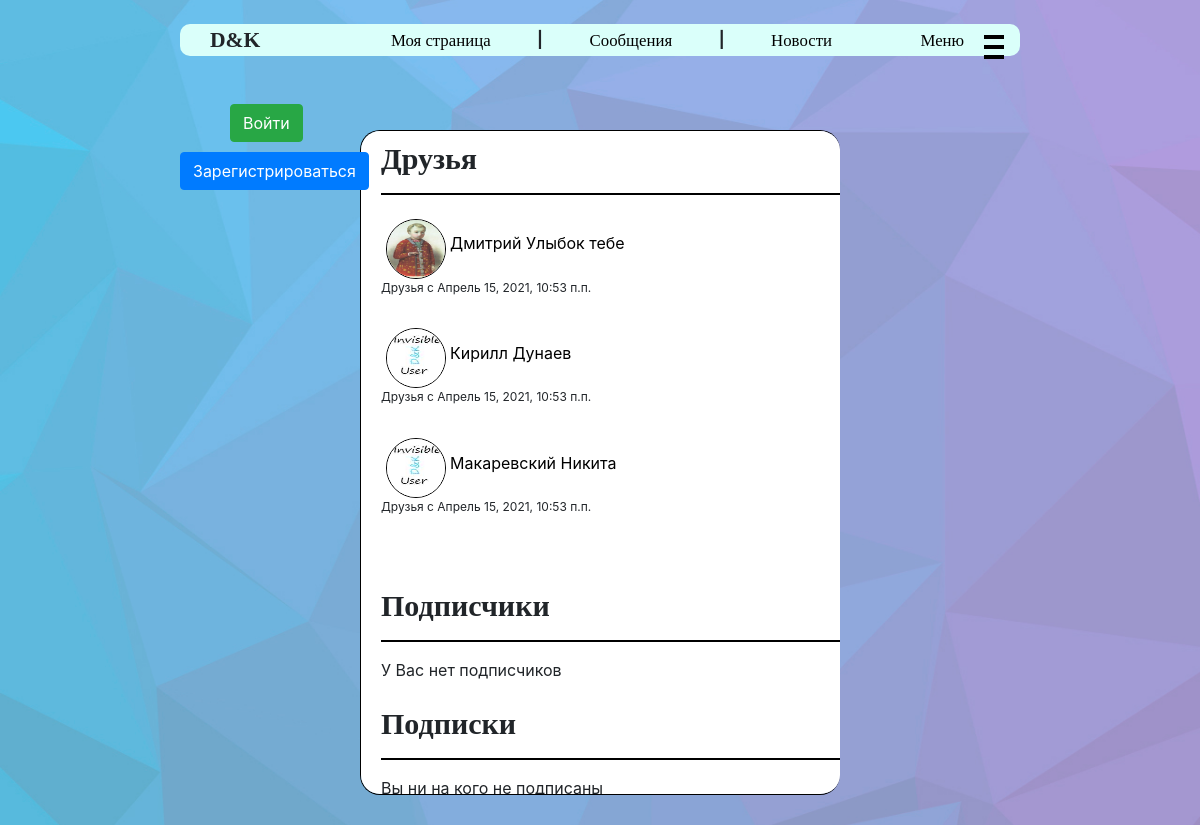
Page /friends/13 on the committed database.
### user_manager/models.py (models this page shows, shortened)
class FriendShip(models.Model):
    creator = models.ForeignKey(User, on_delete=models.CASCADE, verbose_name="Первый друг",
                                related_name="creator")
    friend = models.ForeignKey(User, on_delete=models.CASCADE, verbose_name="Второй друг",
                               related_name="friends")
    create_date = models.DateTimeField(verbose_name='дата создания', default=datetime.datetime.now)
    class Meta:
        verbose_name = "Дружба"
        verbose_name_plural = "Дружбы"

class Profile(models.Model):
    user = models.OneToOneField(User, on_delete=models.CASCADE, related_name='profile')
    name = models.CharField(max_length=50, verbose_name="Имя", null=True, blank=False)
    surname = models.CharField(max_length=75, verbose_name="Фамилия", null=True, blank=False)
    bio = models.TextField(max_length=500, verbose_name="Описание", default="", null=True,
                           blank=False)
    avatar = models.ImageField(verbose_name="Фото", null=True, upload_to=avatars_directory)
    status = models.CharField(max_length=75, default="", verbose_name="Статус", null=True,
                              blank=False)
    birth_date = models.DateField(verbose_name='Дата рождения', null=True, blank=False)
    lname = models.CharField(max_length=50, verbose_name="Имя в нижнем регистре", null=True,
                             blank=False)
    lsurname = models.CharField(max_length=75, verbose_name="Фамилия в нижнем регистре", null=True,
                                blank=False)
    class Meta:
        ordering = ['name', 'surname', 'birth_date']
        verbose_name = "Профлиль пользователя"
        verbose_name_plural = "Профили пользователей"

### user_manager/views.py (the view)
# urls.py: path('friends/<int:user_id>', views.show_friends),
def show_friends(request, user_id):
    user = User.objects.filter(pk=user_id).first()
    friends = list(FriendShip.objects.filter(Q(creator=user) | Q(friend=user)).all())
    subscribers = list(SubscriberShip.objects.filter(author=user).all())
    subscribes = list(SubscriberShip.objects.filter(subscriber=user).all())
    reqs_to_you = list(FriendRequest.objects.filter(friend=user).all())
    your_reqs = list(FriendRequest.objects.filter(requester=user).all())
    return render(request, 'friends.html',
                  {'title': 'Друзья',
                   'friends': friends,
                   'subscribers': subscribers,
                   'subscribes': subscribes,
                   'reqs_to_you': reqs_to_you,
                   'your_reqs': your_reqs,
                   'page_owner': user})

### user_manager/templates/friends.html (shortened to what this page needs)
{% extends "main.html" %}
{% block content %}
    {% load static %}
    <link rel="stylesheet" href="{% static 'css/friends.css' %}">
    <h1>Друзья</h1>
    <hr color="black">
    {% if friends %}
        {% for friend in friends %}
            {% if friend.friend != page_owner %}
                <a href="/homepage/{{ friend.friend.id }}" class="author_url">
                    <img src="{{ friend.friend.profile.avatar.url }}" alt="Аватарка"
                         class="news_avatar comment-avatar">
                    <span class="creator_name">{{ friend.friend.profile.name }} {{ friend.friend.profile.surname }}</span>
                </a>
            {% else %}
                <a href="/homepage/{{ friend.creator.id }}" class="author_url">
                    <img src="{{ friend.creator.profile.avatar.url }}" alt="Аватарка"
                         class="news_avatar comment-avatar">
                    <span class="creator_name">{{ friend.creator.profile.name }} {{ friend.creator.profile.surname }}</span>
                </a>
            {% endif %}
            <div class="friendship_creation_date">Друзья с {{ friend.create_date }}</div>
            <br>
        {% endfor %}
    {% else %}
        <span>У Вас ещё нет друзей...</span>
    {% endif %}
    <br><br>
    <h1>Подписчики</h1>
    <hr color="black">
    {% if subscribers %}
        {% for subscriber in subscribers %}
            <a href="/homepage/{{ subscriber.subscriber.id }}" class="author_url">
                <img src="{{ subscriber.subscriber.profile.avatar.url }}" alt="Аватарка"
                     class="news_avatar comment-avatar">
                <span class="creator_name">{{ subscriber.subscriber.profile.name }} {{ subscriber.subscriber.profile.surname }}</span>
            </a>
            <div class="friendship_creation_date">Подписан на Вас
                с {{ subscriber.create_date }}</div>
            <br>
        {% endfor %}
    {% else %}
        <span>У Вас нет подписчиков</span>
    {% endif %}
    <br><br>
    <h1>Подписки</h1>
    <hr color="black">
    {% if subscribes %}
        {% for subscribe in subscribes %}
            <a href="/homepage/{{ subscribe.author.id }}" class="author_url">
                <img src="{{ subscribe.author.profile.avatar.url }}" alt="Аватарка"
                     class="news_avatar comment-avatar">
                <span class="creator_name">{{ subscribe.author.profile.name }} {{ subscribe.author.profile.surname }}</span>
            </a>
            <div class="friendship_creation_date">Вы подписаны с {{ subscribe.create_date }}</div>
            <br>
        {% endfor %}
    {% else %}
        <span>Вы ни на кого не подписаны</span>
    {% endif %}
{% endblock %}

### user_manager/static/css/style.css (style rules this page uses)
body { background: url("../img/bg.jpg") no-repeat no-repeat center center fixed; background-size: cover; }
.creator_name { text-decoration: none; color: black; cursor: pointer; }
.news_avatar { margin-left: calc(1em + 1vw); width: 40px; height: 40px; margin-top: calc(0.1em + 0.5vw); border-radius: 50px; border: 1px solid black; }
.comment-avatar { margin-left: 1%; }

### user_manager/static/css/friends.css (style rules this page uses)
h1 { font-family: "Segoe Print"; font-size: 30px; font-weight: bold; }
hr { height: 1px; }
.friendship_creation_date { font-size: 12px; margin-right: 15%; }
.news_avatar { width: 60px; height: 60px; }

### rows in the picture
FriendShip: friend.profile.avatar (placeholder picture), friend.profile.name "Дмитрий", friend.profile.surname "Улыбок тебе", create_date "Апрель 15, 2021, 10:53 п.п."
FriendShip: friend.profile.avatar (picture), friend.profile.name "Кирилл", friend.profile.surname "Дунаев", create_date "Апрель 15, 2021, 10:53 п.п."
FriendShip: friend.profile.avatar (picture), friend.profile.name "Макаревский", friend.profile.surname "Никита", create_date "Апрель 15, 2021, 10:53 п.п."
